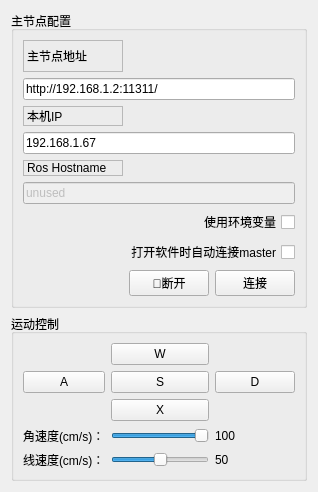
          <widget class="QWidget" name="tab">
           <attribute name="title">
            <string>基本控制</string>
           </attribute>
           <layout class="QVBoxLayout" name="verticalLayout_9">
            <item>
             <layout class="QVBoxLayout" name="verticalLayout_2">
              <item>
               <widget class="QGroupBox" name="groupBox">
                <property name="title">
                 <string>主节点配置</string>
                </property>
                <layout class="QGridLayout" name="gridLayout">
                 <item row="2" column="0">
                  <widget class="QLabel" name="label_2">
                   <property name="maximumSize">
                    <size>
                     <width>100</width>
                     <height>32</height>
                    </size>
                   </property>
                   <property name="frameShape">
                    <enum>QFrame::StyledPanel</enum>
                   </property>
                   <property name="frameShadow">
                    <enum>QFrame::Raised</enum>
                   </property>
                   <property name="text">
                    <string>本机IP</string>
                   </property>
                  </widget>
                 </item>
                 <item row="4" column="0">
                  <widget class="QLabel" name="label_3">
                   <property name="maximumSize">
                    <size>
                     <width>100</width>
                     <height>32</height>
                    </size>
                   </property>
                   <property name="frameShape">
                    <enum>QFrame::StyledPanel</enum>
                   </property>
                   <property name="frameShadow">
                    <enum>QFrame::Raised</enum>
                   </property>
                   <property name="text">
                    <string>Ros Hostname</string>
                   </property>
                  </widget>
                 </item>
                 <item row="5" column="0" colspan="3">
                  <widget class="QLineEdit" name="line_edit_topic">
                   <property name="enabled">
                    <bool>false</bool>
                   </property>
                   <property name="text">
                    <string>unused</string>
                   </property>
                  </widget>
                 </item>
                 <item row="6" column="0" colspan="3">
                  <widget class="QCheckBox" name="checkbox_use_environment">
                   <property name="layoutDirection">
                    <enum>Qt::RightToLeft</enum>
                   </property>
                   <property name="text">
                    <string>使用环境变量</string>
                   </property>
                  </widget>
                 </item>
                 <item row="3" column="0" colspan="3">
                  <widget class="QLineEdit" name="line_edit_host">
                   <property name="text">
                    <string>192.168.1.67</string>
                   </property>
                  </widget>
                 </item>
                 <item row="7" column="0" colspan="3">
                  <widget class="QCheckBox" name="checkbox_remember_settings">
                   <property name="layoutDirection">
                    <enum>Qt::RightToLeft</enum>
                   </property>
                   <property name="text">
                    <string>打开软件时自动连接master</string>
                   </property>
                  </widget>
                 </item>
                 <item row="0" column="0">
                  <widget class="QLabel" name="label">
                   <property name="minimumSize">
                    <size>
                     <width>100</width>
                     <height>32</height>
                    </size>
                   </property>
                   <property name="maximumSize">
                    <size>
                     <width>100</width>
                     <height>32</height>
                    </size>
                   </property>
                   <property name="frameShape">
                    <enum>QFrame::StyledPanel</enum>
                   </property>
                   <property name="frameShadow">
                    <enum>QFrame::Raised</enum>
                   </property>
                   <property name="text">
                    <string>主节点地址</string>
                   </property>
                  </widget>
                 </item>
                 <item row="9" column="2">
                  <widget class="QPushButton" name="button_connect">
                   <property name="enabled">
                    <bool>true</bool>
                   </property>
                   <property name="sizePolicy">
                    <sizepolicy hsizetype="MinimumExpanding" vsizetype="Fixed">
                     <horstretch>0</horstretch>
                     <verstretch>0</verstretch>
                    </sizepolicy>
                   </property>
                   <property name="toolTip">
                    <string>Set the target to the current joint trajectory state.</string>
                   </property>
                   <property name="statusTip">
                    <string>Clear all waypoints and set the target to the current joint trajectory state.</string>
                   </property>
                   <property name="text">
                    <string>连接</string>
                   </property>
                   <property name="icon">
                    <iconset resource="../resources/images.qrc">
                     <normaloff>:/images/line.png</normaloff>:/images/line.png</iconset>
                   </property>
                  </widget>
                 </item>
                 <item row="9" column="1">
                  <widget class="QPushButton" name="pushButton">
                   <property name="text">
                    <string>🔗断开</string>
                   </property>
                  </widget>
                 </item>
                 <item row="1" column="0" colspan="3">
                  <widget class="QLineEdit" name="line_edit_master">
                   <property name="text">
                    <string>http://192.168.1.2:11311/</string>
                   </property>
                  </widget>
                 </item>
                </layout>
               </widget>
              </item>
              <item>
               <widget class="QGroupBox" name="groupBox_3">
                <property name="title">
                 <string>运动控制</string>
                </property>
                <layout class="QVBoxLayout" name="verticalLayout_10">
                 <item>
                  <layout class="QGridLayout" name="gridLayout_6">
                   <item row="2" column="1">
                    <widget class="QPushButton" name="pushButton_back">
                     <property name="styleSheet">
                      <string notr="true">QPushButton#pushButton_back:pressed{background-color:rgb(239, 41, 41)}</string>
                     </property>
                     <property name="text">
                      <string>X</string>
                     </property>
                     <property name="shortcut">
                      <string>X</string>
                     </property>
                    </widget>
                   </item>
                   <item row="4" column="2">
                    <widget class="QLabel" name="label_linear">
                     <property name="text">
                      <string>50</string>
                     </property>
                    </widget>
                   </item>
                   <item row="1" column="0">
                    <widget class="QPushButton" name="pushButton_right">
                     <property name="styleSheet">
                      <string notr="true">QPushButton#pushButton_j:pressed{background-color:rgb(239, 41, 41)}</string>
                     </property>
                     <property name="text">
                      <string>A</string>
                     </property>
                     <property name="shortcut">
                      <string>A</string>
                     </property>
                    </widget>
                   </item>
                   <item row="0" column="1">
                    <widget class="QPushButton" name="pushButton_forward">
                     <property name="styleSheet">
                      <string notr="true">QPushButton#pushButton_u:pressed{background-color:rgb(239, 41, 41)}</string>
                     </property>
                     <property name="text">
                      <string>W</string>
                     </property>
                     <property name="shortcut">
                      <string>W</string>
                     </property>
                    </widget>
                   </item>
                   <item row="1" column="2">
                    <widget class="QPushButton" name="pushButton_left">
                     <property name="styleSheet">
                      <string notr="true">QPushButton#pushButton_l:pressed{background-color:rgb(239, 41, 41)}</string>
                     </property>
                     <property name="text">
                      <string>D</string>
                     </property>
                     <property name="shortcut">
                      <string>D</string>
                     </property>
                    </widget>
                   </item>
                   <item row="4" column="0">
                    <widget class="QLabel" name="label_9">
                     <property name="text">
                      <string>线速度(cm/s)：</string>
                     </property>
                    </widget>
                   </item>
                   <item row="4" column="1">
                    <widget class="QSlider" name="horizontalSlider_linear">
                     <property name="maximum">
                      <number>100</number>
                     </property>
                     <property name="singleStep">
                      <number>1</number>
                     </property>
                     <property name="value">
                      <number>50</number>
                     </property>
                     <property name="orientation">
                      <enum>Qt::Horizontal</enum>
                     </property>
                    </widget>
                   </item>
                   <item row="3" column="2">
                    <widget class="QLabel" name="label_raw">
                     <property name="text">
                      <string>100</string>
                     </property>
                    </widget>
                   </item>
                   <item row="3" column="0">
                    <widget class="QLabel" name="label_14">
                     <property name="text">
                      <string>角速度(cm/s)：</string>
                     </property>
                    </widget>
                   </item>
                   <item row="3" column="1">
                    <widget class="QSlider" name="horizontalSlider_raw">
                     <property name="maximum">
                      <number>100</number>
                     </property>
                     <property name="value">
                      <number>100</number>
                     </property>
                     <property name="orientation">
                      <enum>Qt::Horizontal</enum>
                     </property>
                    </widget>
                   </item>
                   <item row="1" column="1">
                    <widget class="QPushButton" name="pushButton_s">
                     <property name="text">
                      <string>S</string>
                     </property>
                     <property name="shortcut">
                      <string>S</string>
                     </property>
                    </widget>
                   </item>
                  </layout>
                 </item>
                </layout>
               </widget>
              </item>
             </layout>
            </item>
           </layout>
          </widget>
